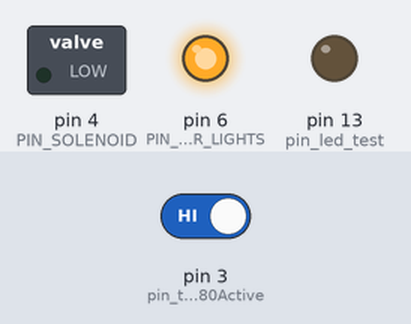
Bench run of a sketch on a simulated Arduino Uno, built with avr-gcc and run on an emulated ATmega328P. On the bench: switched loads named in the sketch (green lamp = pin HIGH), output pins drawn as LEDs (lit = HIGH). Dashed ring = blinking. The test bench sets the inputs (shaded band); at power-on: pin 3 (pin_tcb380Active) HIGH. Random numbers use the default seed unless the sketch sets one; what the sketch prints to the serial monitor is not drawn.

Above: at 0.1 s.
At 2.4 s:
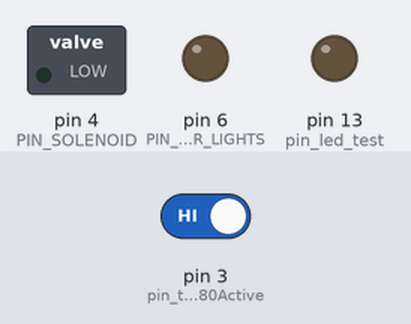
2.5 s: pin 3 (pin_tcb380Active) driven LOW
6.5 s: pin 3 (pin_tcb380Active) driven HIGH
At 7.9 s:
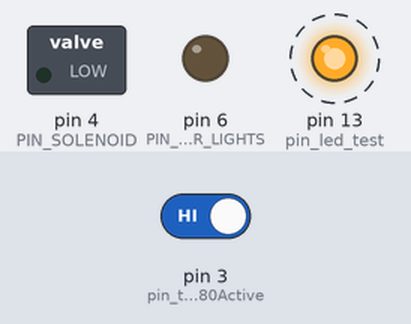
Timing chart, 0 to 17.0 s (numbered marks = the images above; inputs shaded):
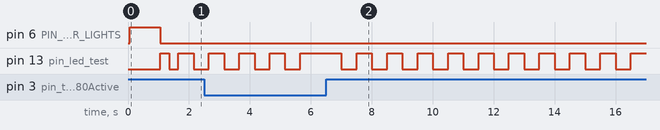

The sketch:

sound_test.ino
```cpp
/*
 BM 2015 Chuckie Pinball by RCI and TonyOxide
 This code is in the public domain.
 Version 0.03

 Changelog
 v 0.03 Adding CD4067 Driver - main program flow
 */

// Defines for all of the sound files
//1,01,One
#define SND_1 1
//2,02,Two
#define SND_2 2
//3,03,Three
#define SND_3 3
//4,04,Four
#define SND_4 4
//5,05,Five
#define SND_5 5
//6,06,Six
#define SND_6 6
//7,07,Seven
#define SND_7 7
//8,08,Eight
#define SND_8 8
//9,09,Nine
#define SND_9 9
//10,0A,Ten
#define SND_10 10
//11,0B,Nine! Nine! Nine! Nine!
#define SND_NINE 11
//12,0C,Ha ha ha ha ha!
#define SND_HAHA 12
//13,0D,Ho Ho Ho Ho!
#define SND_HOHO 13
//14,0E,Gotcha!
#define SND_GOTCHA 14
//15,0F,Wooo Wooo Wooo!
#define SND_WOO 15
//16,10,Sacre Bleu!
#define SND_SACRE 16
//17,11,Bon Ben! (bone-baaa)  [OK well]
#define SND_BON 17
//18,12,Quelle Surprise! (Kelle sur preeze!)
#define SND_QUELLE 18
//19,13,Look at THAT one!
#define SND_LOOKAT 19
//20,14,"Come on over, it's YOUR lucky day!"
#define SND_COMEOVER 20
//21,15,Wooo! Tu est Belle!
#define SND_WOO 21
//22,16,"Hey fabulous, come over here!"
#define SND_HEY 22
//23,17,Find out who you really are!
#define SND_FIND 23
//24,18,"Two faces have I, one is truth and one a lie!"
#define SND_TWOFACE 24
//25,19,I've been waiting for you.....
#define SND_WAITING 25
//26,1A,"Come over here, let me count your fingers!"
#define SND_COUNT 26
//27,1B,Put your fingers in the little holes.
#define SND_FINGERS 27
//28,1C,The holes on the sides!
#define SND_HOLES 28
//29,1D,You must be scared! (If hesitation)
#define SND_SCARED 29
//30,1E,"OK, done with counting! (If total counting time exceeds 30 seconds)"
#define SND_DONECOUNT 30
//31,1F,Now look into my magic mirror.
#define SND_LOOKMIRROR 31
//32,20,"Come a little closer, so your face fits in."
#define SND_COMECLOSER 32
//33,21,Not THAT close!
#define SND_TOOCLOSE 33
//34,22,Perfect. Hold it!
#define SND_HOLDIT 34
//35,23,You look great!
#define SND_LOOKGREAT 35
//36,24,Voo Voo Voo Voo!
#define SND_VOO 36
//37,25,All done with the mirror. (if they are still there 15 seconds later)
#define SND_DONEMIRROR 37
//38,26,Now come inside and find your TRUE identity!
#define SND_COMEINSIDE 38
//39,27,"Now come in, see yourself as you see others!"
#define SND_COMEIN 39

// Create arrays for the sound file types
unsigned char asnd_laugh[] = {
  11,12,13,14};
unsigned char asnd_attract[] = {
  14,15,16,17,18,19.20,21,22,23,24};
unsigned char asnd_leave[] = {
  38,39};

#define TRUE  1
#define FALSE 0

//State Machine
#define NO_PLAYER_DETECTED 0
#define PLAYER_DETECTED 1
#define COUNTING_PLAYER_FINGERS 2
#define SOLENOID_ACTIVE 3
#define ALIGN_PLAYER_TO_MIRROR 4
#define PLAYER_ALIGNED_TO_MIRROR 5
#define WAIT_FOR_PLAYER_TO_LEAVE 6

//Pinout
#define PIN_MIRROR_LIGHTS 6
#define PIN_SOLENOID 4

//Distance
#define DISTANCE_SENSOR_TO_FAR 100
#define DISTANCE_SENSOR_TO_CLOSE 120

#define FINGER_DEBOUCE_LENGTH 250 //counting in loop cycles right now

#define PLAYER_DISTANCE_TIMEOUT_LENGTH 300 //counting in loop cycles right now


// Turn debugging on or off...
// Don't even try to use #if syntax, the IDE breaks if you do
// Bitmask
// 1 = LEDs
// 2 = PIRs
// 4 = FINGERs
// 8 = MachineState
// 16 = MP3Commands

unsigned char TDEBUG = 0;

#define pin_led_test 13

// Variables you might want to change
#define pin_led_red 9      // Red LED pin
#define pin_led_green 10   // Green LED pin
#define pin_led_uv 11      // UV LED pin
#define pin_face_sen 14    // Face sensor pin
#define delay_red_green_min 5000 // minimum time red/green is on
#define delay_red_green_max 10000 // maximum time red/green is on
#define delay_fade 2000    // Fade between red/green/uv
float delay_led_cross = 600; // Minimum amount of time to increment 1 crossfade value in ms
#define random_uv_led_pool 3000 // 1 out of every xx seconds, light the UV LED instead
#define uv_led_on 850 // Time to flash UV LED
#define uv_led_on_buffer 0 // Time to turn off all other LEDS before/after UV LED
#define loop_delay 2      // Default loop delay in ms

// Variables you probably don't want to change
unsigned long uv_led_on_time = 0; // Time that the UV LED was turned on
unsigned long ctr_time = 0; // Time since boot in ms
unsigned long ctr_time_prv = 0; // Time of the start of the previous loop
unsigned int time_loop_delay = 0; // Delay of last loop run
unsigned char pin_led_cross_on = pin_led_red;  // Crossfade on/off value
unsigned char pin_led_cross_off = pin_led_green; // Crossfade on/off value
float led_level_change = 0; // Value to change for LED
unsigned long led_level_change_prv = 0; // Last time the LED level changed
unsigned long led_level_change_start = 0; // Fade start time

int led_cross_on = 0; // Crossfade level for LED turning on
int led_cross_off = 255; // Crossfade level for LED turning off

unsigned int  sen_light = 0; // Light sensor absolute value
unsigned char light_on_brightness = 255; // Max brightness of the LEDs by default (0-255))
unsigned char led_bright_red = 0; // Normalized value of LED brightness
unsigned char led_bright_green = 0; // Normalized value of LED brightness
unsigned char led_bright_uv = 0; // Normalized value of LED brightness

unsigned long delay_red_green_random = 0;  // Init random delay interval

unsigned long led_on_time = 0; // Time to turn the LED on
unsigned char led_bright = 0; // Brightness of the LED
unsigned char pin_green = 0; // Green LED pin

// Counter init
unsigned int ctr_red = 1;   // Number of red activations (
unsigned int ctr_green = 0; // Number of green activations
unsigned int ctr_uv = 0;    // Number of UV activations
unsigned int ctr_loop = 0;  // Number of loops

unsigned long time_led_start = 0;  // Time LED went on

//CD4067B variables
#define muxInputPin A5    // mux input to arduino
#define muxPinD A4     //mux Address line
#define muxPinC A3     //mux Address line
#define muxPinB A2     //mux Address line
#define muxPinA A1     //mux Address line
unsigned char muxResult = 0;  //Current mux line result

//Finger Count variables and timers
unsigned char totalFingersCounted = 0;
unsigned char maxFingersCounted = 0;
unsigned char lastFingerCount = 0;
unsigned long fingerDebounceCounter = 0;
unsigned char countSpoken = FALSE;
#define FINGER_DEBOUNCE_LENGTH 50
unsigned long solenoidTimer = 0;

//TCB380
unsigned char soundFileActive = FALSE;
#define pin_tcb380Active 3    //sound file output
unsigned int  timeLastFileCompleted = 1; //Initilize so we can play on bootup


void setup() {
  randomSeed(analogRead(0));
  // Turn on Green LED
  delay_red_green_random = random(delay_red_green_min, delay_red_green_max);
  pin_led_cross_off = pin_led_red;
  ctr_red = 1;
  time_led_start = millis() - delay_red_green_random - 1; // Turn an LED on right away

  // mux outputs
  pinMode(muxPinA, OUTPUT);
  pinMode(muxPinB, OUTPUT);
  pinMode(muxPinC, OUTPUT);
  pinMode(muxPinD, OUTPUT);
  //mux input is analog
  pinMode(muxInputPin, INPUT);

  //Extra hardware
  pinMode(PIN_MIRROR_LIGHTS, OUTPUT);
  pinMode(PIN_SOLENOID, OUTPUT);

  //TCB380 Initilization
  Serial.begin(4800);
  Serial.write(0xE0); //Set Volume 0xC8-E7
  delay(50);
  pinMode(pin_tcb380Active, INPUT);

  // led_test();
  lightBoxTest();
  // solenoidTest();

  pinMode(pin_led_test, OUTPUT);

	digitalWrite(pin_led_test,HIGH);
	delay(300);
	digitalWrite(pin_led_test,LOW);
	delay(300);

  debugSay(7451);
//	delay(1000);
  playDigit(1);
  playDigit(2);
  playDigit(3);
  playDigit(4);
  playDigit(5);
  playDigit(6);
  playDigit(7);
  playDigit(8);
  playDigit(9);
  playDigit(0);

	lightBoxTest();
}

void loop() {
	digitalWrite(pin_led_test,HIGH);
	delay(200);
	digitalWrite(pin_led_test,LOW);
	delay(200);
  // Housekeeping
	// Re-init RNG periodically
	if (ctr_time % 1000 == 1) {
		randomSeed(analogRead(0));
	}
  ctr_time_prv = ctr_time; // Set the previous value of the timer
  ctr_time = millis();
  time_loop_delay = ctr_time - ctr_time_prv; // Delay since the last loop
  ctr_loop++;


  // Delay at the end of the loop (optional)
  delay(loop_delay);
}

unsigned char is_sound_playing() {  // Returns true if there is a sound playing
	 if (digitalRead(pin_tcb380Active) == 0) { //Active low from mp3 module while sound is playing
		 return TRUE;
	 } else {
		 return FALSE;
	 }
}


void lightBoxTest(){
  digitalWrite(PIN_MIRROR_LIGHTS, HIGH);
  delay(1000);
  digitalWrite(PIN_MIRROR_LIGHTS, LOW);
}

unsigned char readyToPlayNextMP3(unsigned long timeInMilliseconds){

  if((timeLastFileCompleted != 0) && ((ctr_time - timeLastFileCompleted) > timeInMilliseconds) && !is_sound_playing()){
    return TRUE;
  }
  digitalWrite(pin_led_test,HIGH);
	delay(500);
	digitalWrite(pin_led_test,LOW);
	delay(500);
	digitalWrite(pin_led_test,HIGH);
	delay(500);
	digitalWrite(pin_led_test,LOW);
	delay(500);
}

//Return true if file plays, else false
unsigned char playFile(unsigned char fileNumber, unsigned long delaySinceLastPlayed){

  //Don't send non-file commands or random file commands
  if((fileNumber > 199) || (fileNumber <= 0)){
    return FALSE;
  }

  //Play file if ready
  if(readyToPlayNextMP3(delaySinceLastPlayed)){
    Serial.write(fileNumber);
    timeLastFileCompleted = 0; //update timer
    delay(1);
    return TRUE;
  }
	digitalWrite(pin_led_test,HIGH);
	delay(500);
	digitalWrite(pin_led_test,LOW);
	delay(500);
	digitalWrite(pin_led_test,HIGH);
	delay(500);
	digitalWrite(pin_led_test,LOW);
	delay(500);
  return FALSE;
}


void debugSay(unsigned int num) { // Say each digit of a number
	// Break the number into multiple parts
	unsigned int ones,tens,hund,thou,tthou;

	tthou = num/10000;
	if (tthou > 0) {
		playDigit(tthou);
	}
	thou = (num-(tthou*10000))/1000;
	if (thou > 0 || tthou > 0) {
		playDigit(thou);
	}
	hund = (num-(tthou*10000+thou*1000))/100;
	if (hund > 0 || tthou > 0 || thou > 0) {
		playDigit(hund);
	}
	tens = (num-(tthou*10000+thou*1000+hund*100))/10;
	if (tens > 0 || hund > 0 || tthou > 0 || thou > 0) {
		playDigit(tens);
	}
	ones = num-(tthou*10000+thou*1000+hund*100+tens*10);
	playDigit(ones);
}

void playDigit(unsigned char num) { // Say a single digit
	unsigned char fileNumber;
	switch(num) {
		case 0:
			fileNumber = SND_10;
			break;

		case 1:
			fileNumber = SND_1;
			break;

		case 2:
			fileNumber = SND_2;
			break;

		case 3:
			fileNumber = SND_3;
			break;

		case 4:
			fileNumber = SND_4;
			break;

		case 5:
			fileNumber = SND_5;
			break;

		case 6:
			fileNumber = SND_6;
			break;

		case 7:
			fileNumber = SND_7;
			break;

		case 8:
			fileNumber = SND_8;
			break;

		case 9:
			fileNumber = SND_9;
			break;
	}
	// Wait for us to be finished playing the last sound
		while (is_sound_playing()) { // Playing a sound, wait
			digitalWrite(pin_led_test,HIGH);
			delay(10);
		}
		digitalWrite(pin_led_test,LOW);
		playFile(fileNumber,10);
}
```

Measured:
- after the input at 6.5 s, pin 13 (pin_led_test): alternates HIGH for 0.50 s and LOW for 0.50 s, starting after 0.50 s
- by itself, pin 13 (pin_led_test): alternates HIGH for 0.50 s and LOW for 0.50 s
